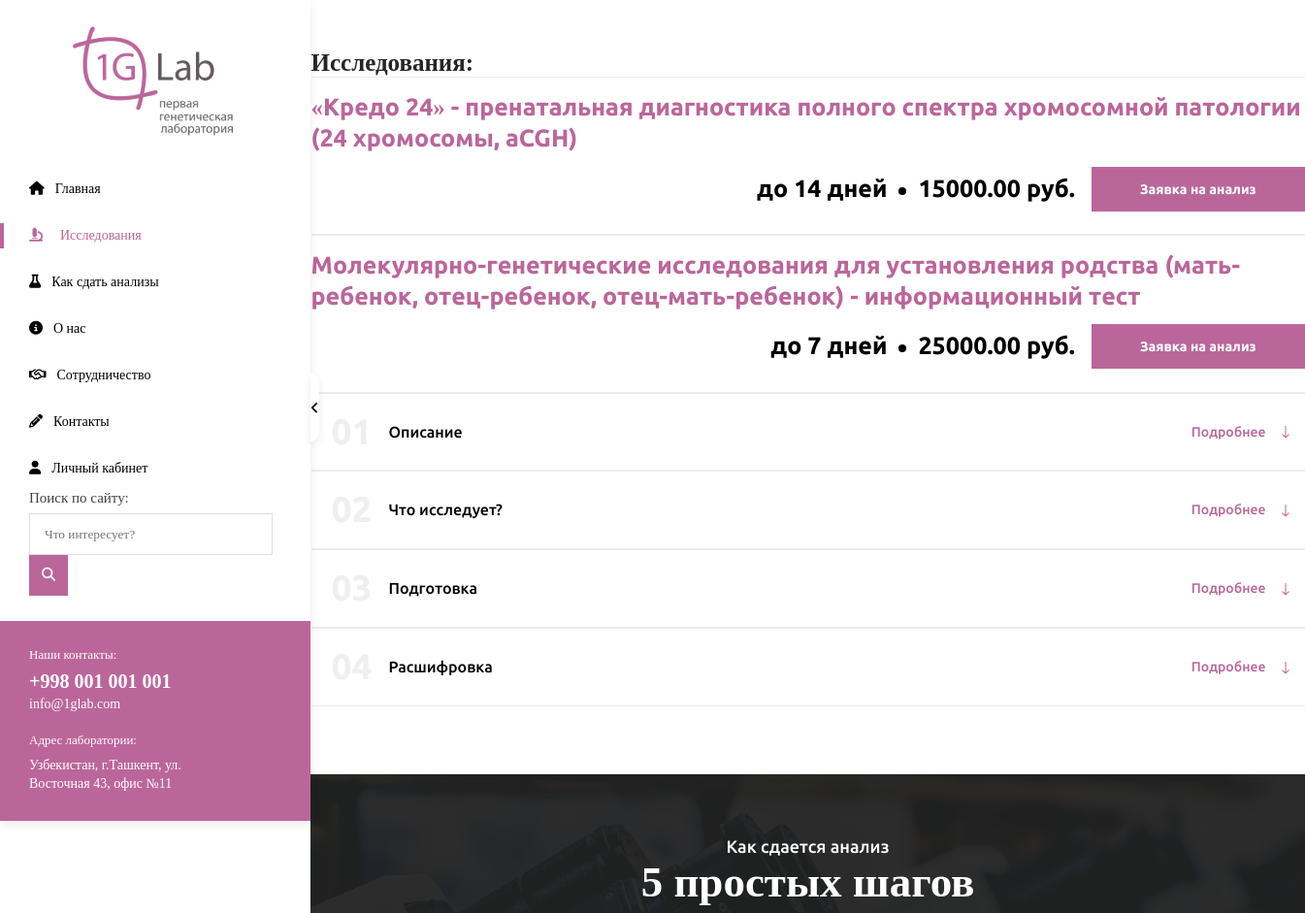
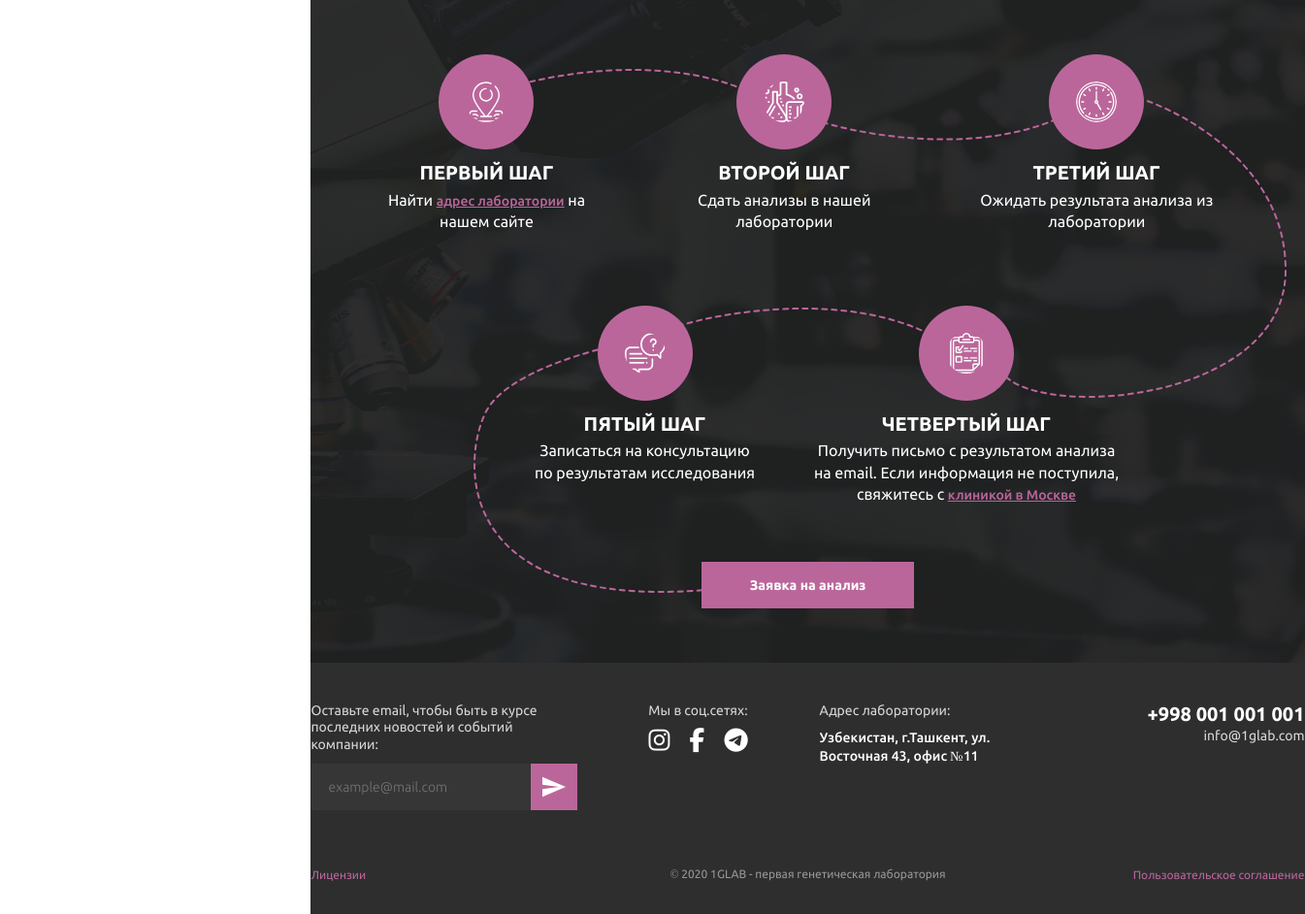
/research/PGT_of_the_RH_factor_of_embryos, run on the app's committed database (2 pictures, top to bottom).
### genlab/apps/main_app/models.py (models this page shows, shortened)
class ResearchMethod(models.Model):
    class Meta:
        db_table = ''
        managed = True
        verbose_name = 'Метод исследования'
        verbose_name_plural = 'Методы исследования'
    name = models.CharField(("Название метода"), max_length=500)
    period = models.IntegerField(("Срок исследования"))
    price = models.DecimalField(("Цена исследования"), max_digits=12, decimal_places=2)

### genlab/apps/main_app/views.py (the view)
# urls.py: path('research/<slug:slug>', views.ResearchTypeView.as_view(), name='research-type'),
class ResearchTypeView(View):
    def get(self, request, *args, **kwargs):
        types = ResearchType.objects.get(slug=kwargs.get('slug'))
        context={
            'types': types,
        }
        return render(request, 'research-type.html', context)

### templates/research-type.html (shortened to what this page needs)
{% extends "base.html" %}
{% load static %}
{% block content %}
    <div class="research-method">
        <div class="container">
            <div class="research-method__content">
                <p class="research-method__label">
                    {% if types.methods.count > 1 %}
                        Исследования:
                    {% else %}
                        Исследование:
                    {% endif %}
                </p>
               {% for method in types.methods.all  %}
                    <div class="research-method__methods">
                        <h2 class="research-method__research">
                            {{method.name}}
                        </h2>
                        <div class="research-method__view">
                            <p class="research-method__days">до {{method.period}} дней</p>
                            <p class="research-method__price">{{method.price}} руб.</p>
                            <a href="#" class="research-method__application">Заявка на анализ</a>
                        </div>
                    </div>
               {% endfor %}
                <ol class="list">
                    <li class="list__item">
                        <h3 class="research-method__list__header list__header">
                            Описание
                            <span class="research-method__list__navigate list__navigate">Подробнее</span>
                        </h3>
                    </li>
                    <li class="list__item">
                        <h3 class="research-method__list__header list__header">
                            Что исследует?
                            <span class="research-method__list__navigate list__navigate">Подробнее</span>
                        </h3>
                    </li>
                    <li class="list__item">
                        <h3 class="research-method__list__header list__header">
                            Подготовка
                            <span class="research-method__list__navigate list__navigate">Подробнее</span>
                        </h3>
                    </li>
                    <li class="list__item">
                        <h3 class="research-method__list__header list__header">
                            Расшифровка
                            <span class="research-method__list__navigate list__navigate">Подробнее</span>
                        </h3>
                    </li>
                </ol>
            </div>
        </div>
    </div>
    {% include "include/steps.html" %}
{% endblock %}

### genlab/apps/main_app/static/style/css/style.css (style rules this page uses)
.research-method { padding: 50px 0 70px 0; }
.research-method__methods { border-top: 1px solid #ECECEC; border-bottom: 1px solid #ECECEC; padding: 15px 0; }
.research-method__label { font-family: 'Vollkorn'; font-weight: 700; font-style: normal; font-size: 25px; line-height: 29.45px; color: #252525; }
.research-method__research { font-family: 'Ubuntu'; font-weight: 700; font-style: normal; font-size: 25px; line-height: 31.58px; color: #BB669B; }
.research-method__view { margin: 13px 0 8.42px 0; display: -webkit-box; display: -ms-flexbox; display: flex; -webkit-box-align: center; -ms-flex-align: center; align-items: center; -webkit-box-pack: end; -ms-flex-pack: end; justify-content: flex-end; }
.research-method__view p { color: #000000; font-family: 'Ubuntu'; font-weight: 700; font-style: normal; font-size: 25px; line-height: 31.58px; }
.research-method__price { margin-left: 16px; padding-left: 16px; margin-right: 17px; position: relative; }
.research-method__price::before { content: ""; display: block; position: absolute; top: 50%; left: 0; background-color: #000000; width: 8px; height: 8px; border-radius: 100%; -webkit-transform: translate(-50%, -25%); transform: translate(-50%, -25%); }
.research-method__application { padding: 16px 50px; color: #ffffff; background: #BB669B; font-family: 'Ubuntu'; font-weight: 700; font-style: normal; }
.container { width: 1024px; margin: 0 auto; }
.list { counter-reset: li; list-style: none; }
.list__item { padding: 30px 0px 30px 0px; border-top: 1px solid #ECECEC; border-bottom: 1px solid #ECECEC; }
.list__header { padding-left: 80px; position: relative; font-family: 'Ubuntu'; font-weight: 500; font-style: normal; font-size: 16px; line-height: 18.85px; display: -webkit-box; display: -ms-flexbox; display: flex; -webkit-box-pack: justify; -ms-flex-pack: justify; justify-content: space-between; }
.list__header::before { content: "0" counter(li); counter-increment: li; position: absolute; color: #EFEFEF; font-size: 37px; font-family: 'Ubuntu'; font-weight: 700; font-style: normal; top: 0; left: 0; -webkit-transform: translateX(50%); transform: translateX(50%); }
.list__navigate { position: relative; font-size: 14px; font-family: 'Ubuntu'; font-weight: 500; font-style: normal; color: #BB669B; margin: 0 0 0 55px; padding: 0 40px 0 0; }
.list__navigate::after { display: block; position: absolute; right: 0; top: 0; content: ""; width: 10px; height: 20px; background: url("../../img/arrow-down.svg") center no-repeat; -webkit-transform: translateX(-150%); transform: translateX(-150%); }

### data on the page
ResearchMethod: name "«Кредо 24» - пренатальная диагностика полного спектра хромосомной патологии (24 хромосомы, aCGH)", period "14", price "15000.00"
ResearchMethod: name "Молекулярно-генетические исследования для установления родства (мать-ребенок, отец-ребенок, отец-мать-ребенок) - информационный тест", period "7", price "25000.00"
